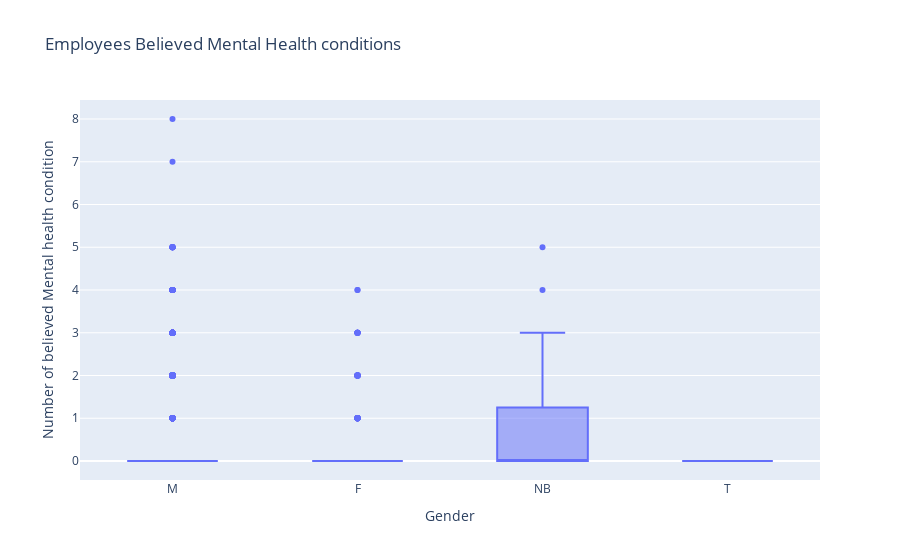

Source (notebook cell):
### Code cell
fig = px.box(an, x="Gender", y='Number of believed Mental health condition', title= 'Employees Believed Mental Health conditions')
 
fig.show()

### Figure 1 — Plotly figure (JSON) as saved in the notebook; plotly's stock layout.template omitted (floating-point values rounded to 4 significant figures; data arrays with more than 128 entries replaced by an {"elided": "..."} marker saying what was removed)
{"data": [{"alignmentgroup": "True", "hovertemplate": "Gender=%{x}<br>Number of believed Mental health condition=%{y}<extra></extra>", "legendgroup": "", "marker": {"color": "#636efa"}, "name": "", "notched": false, "offsetgroup": "", "orientation": "v", "showlegend": false, "type": "box", "x": {"elided": "1433 str values"}, "x0": " ", "xaxis": "x", "y": {"elided": "1433 int values"}, "y0": " ", "yaxis": "y"}], "layout": {"boxmode": "group", "legend": {"tracegroupgap": 0}, "title": {"text": "Employees Believed Mental Health conditions"}, "xaxis": {"anchor": "y", "domain": [0, 1], "title": {"text": "Gender"}}, "yaxis": {"anchor": "x", "domain": [0, 1], "title": {"text": "Number of believed Mental health condition"}}}}
